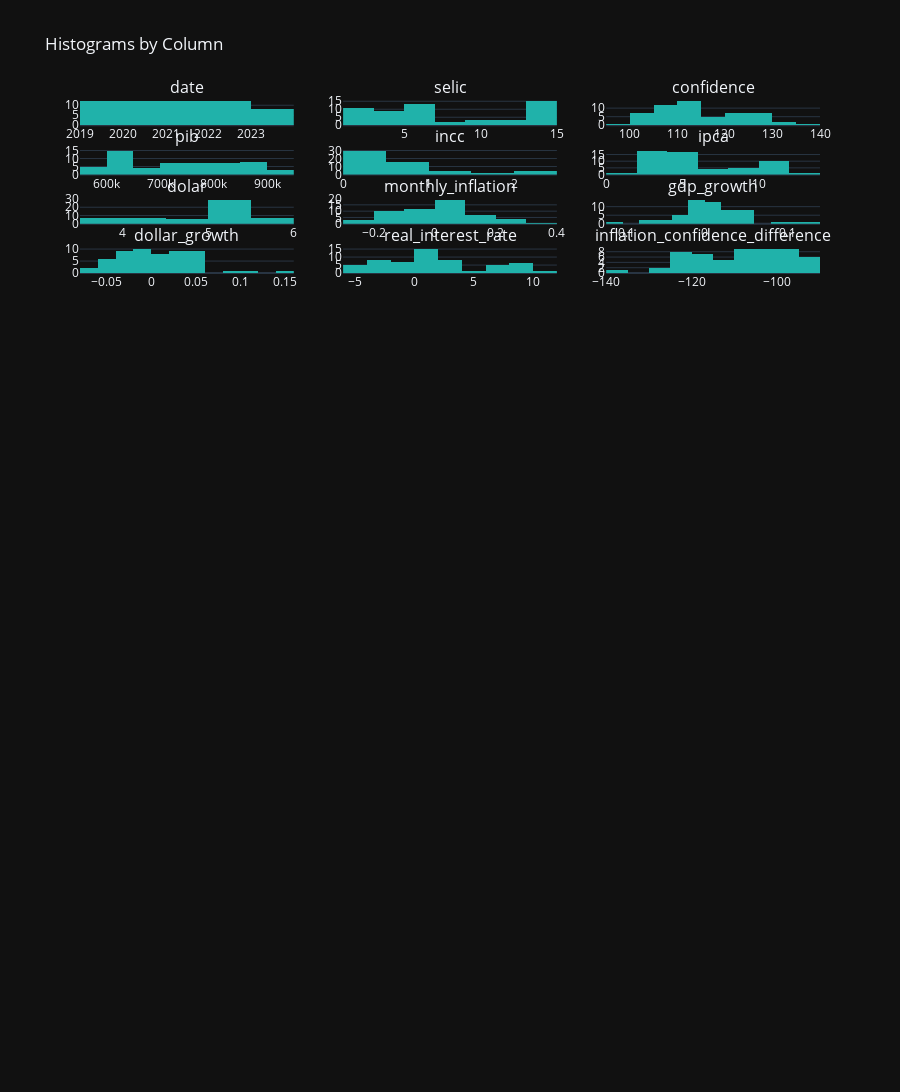

Notebook code cell kept with this figure:
### Markdown cell above
### Histogram

### Code cell
subplot_titles = [str(col) for col in df_macroeconomic_book]
columns_per_row = 3

num_rows = len(df_macroeconomic_book) // columns_per_row + (len(df_macroeconomic_book) % columns_per_row > 0)
fig = sp.make_subplots(rows=num_rows, cols=columns_per_row, subplot_titles=subplot_titles)

for i, column in enumerate(df_macroeconomic_book):
    row = i // columns_per_row + 1
    col = i % columns_per_row + 1
    
    fig.add_trace(go.Histogram(x=df_macroeconomic_book[column], name=column, marker_color='lightseagreen'), row=row, col=col)

fig.update_layout(title='Histograms by Column', height=300 * num_rows, showlegend=False, template='plotly_dark')
fig.show()

### Figure 1 — Plotly figure (JSON) as saved in the notebook; plotly's stock layout.template omitted (floating-point values rounded to 4 significant figures)
{"data": [{"marker": {"color": "lightseagreen"}, "name": "date", "type": "histogram", "x": ["2019-01-31", "2019-02-28", "2019-03-31", "2019-04-30", "2019-05-31", "2019-06-30", "2019-07-31", "2019-08-31", "2019-09-30", "2019-10-31", "2019-11-30", "2019-12-31", "2020-01-31", "2020-02-29", "2020-03-31", "2020-04-30", "2020-05-31", "2020-06-30", "2020-07-31", "2020-08-31", "2020-09-30", "2020-10-31", "2020-11-30", "2020-12-31", "2021-01-31", "2021-02-28", "2021-03-31", "2021-04-30", "2021-05-31", "2021-06-30", "2021-07-31", "2021-08-31", "2021-09-30", "2021-10-31", "2021-11-30", "2021-12-31", "2022-01-31", "2022-02-28", "2022-03-31", "2022-04-30", "2022-05-31", "2022-06-30", "2022-07-31", "2022-08-31", "2022-09-30", "2022-10-31", "2022-11-30", "2022-12-31", "2023-01-31", "2023-02-28", "2023-03-31", "2023-04-30", "2023-05-31", "2023-06-30", "2023-07-31", "2023-08-31"], "xaxis": "x", "yaxis": "y"}, {"marker": {"color": "lightseagreen"}, "name": "selic", "type": "histogram", "x": [6.5, 6.5, 6.5, 6.5, 6.5, 6.5, 6.5, 6, 5.5, 5, 5, 4.5, 4.5, 4.25, 3.75, 3.75, 3, 2.25, 2.25, 2, 2, 2, 2, 2, 2, 2, 2.75, 2.75, 3.5, 4.25, 4.25, 5.25, 6.25, 7.75, 7.75, 9.25, 9.25, 10.75, 11.75, 11.75, 12.75, 13.25, 13.25, 13.75, 13.75, 13.75, 13.75, 13.75, 13.75, 13.75, 13.75, 13.75, 13.75, 13.75, 13.75, 13.25], "xaxis": "x2", "yaxis": "y2"}, {"marker": {"color": "lightseagreen"}, "name": "confidence", "type": "histogram", "x": [128.6, 139.4, 125.5, 121.7, 117.0, 107.4, 110.9, 114.6, 112.2, 111.8, 118.6, 121.3, 121.3, 131.8, 124.6, 112.0, 96.82, 100.4, 102.8, 102.6, 108.4, 107.6, 111.7, 111.7, 116.1, 116.2, 112.9, 105.0, 105.9, 107.3, 111.0, 112.0, 114.7, 109.4, 109.3, 112, 108.3, 104.0, 105.1, 104.3, 105.9, 103.6, 105.6, 106.8, 111.5, 114.2, 116.8, 122.8, 125.4, 128.8, 127.4, 125.1, 122.2, 125.3, 124.5, 131.0], "xaxis": "x3", "yaxis": "y3"}, {"marker": {"color": "lightseagreen"}, "name": "pib", "type": "histogram", "x": [578200.0, 576100.0, 601700.0, 612900.0, 615300.0, 596900.0, 631900.0, 629500.0, 619100.0, 650400.0, 639100.0, 637900.0, 615500.0, 620000.0, 637800.0, 569300.0, 579300.0, 608900.0, 645168, 637700.0, 646800.0, 670157, 676200.0, 702600.0, 677300.0, 706500.0, 768900.0, 733600.0, 724321, 724110, 754400.0, 753700.0, 746400.0, 755400.0, 771500.0, 782600.0, 722800.0, 754100.0, 838800.0, 819800.0, 826100.0, 826000.0, 852900.0, 854000.0, 836700.0, 856400.0, 859800.0, 867900.0, 804200.0, 824700.0, 927600.0, 886200.0, 884231, 880700.0, 909600.0, 912900.0], "xaxis": "x4", "yaxis": "y4"}, {"marker": {"color": "lightseagreen"}, "name": "incc", "type": "histogram", "x": [0.49, 0.09, 0.31, 0.38, 0.03, 0.88, 0.58, 0.42, 0.46, 0.18, 0.04, 0.21, 0.38, 0.33, 0.26, 0.22, 0.2, 0.34, 1.17, 0.72, 1.16, 1.73, 1.28, 0.7, 0.89, 1.89, 1.3, 0.9, 2.22, 2.16, 0.85, 0.46, 0.51, 0.86, 0.67, 0.35, 0.71, 0.38, 0.86, 0.95, 2.28, 2.14, 0.86, 0.09, 0.09, 0.12, 0.36, 0.09, 0.46, 0.05, 0.3, 0.14, 0.59, 0.71, 0.1, 0.17], "xaxis": "x5", "yaxis": "y5"}, {"marker": {"color": "lightseagreen"}, "name": "ipca", "type": "histogram", "x": [3.78, 3.89, 4.58, 4.94, 4.66, 3.37, 3.22, 3.43, 2.89, 2.54, 3.27, 4.31, 4.19, 4.01, 3.3, 2.4, 1.88, 2.13, 2.31, 2.44, 3.14, 3.92, 4.31, 4.52, 4.56, 5.2, 6.1, 6.76, 8.06, 8.35, 8.99, 9.68, 10.25, 10.67, 10.74, 10.06, 10.38, 10.54, 11.3, 12.13, 11.73, 11.89, 10.07, 8.73, 7.17, 6.47, 5.9, 5.79, 5.77, 5.6, 4.65, 4.18, 3.94, 3.16, 3.99, 4.61], "xaxis": "x6", "yaxis": "y6"}, {"marker": {"color": "lightseagreen"}, "name": "dolar", "type": "histogram", "x": [3.651, 3.738, 3.896, 3.945, 3.94, 3.832, 3.764, 4.138, 4.164, 4.003, 4.223, 4.03, 4.269, 4.498, 5.198, 5.426, 5.426, 5.475, 5.203, 5.471, 5.64, 5.771, 5.331, 5.196, 5.475, 5.53, 5.697, 5.403, 5.232, 5.002, 5.121, 5.143, 5.439, 5.642, 5.619, 5.58, 5.357, 5.139, 4.737, 4.918, 4.728, 5.237, 5.188, 5.178, 5.406, 5.256, 5.293, 5.217, 5.099, 5.207, 5.08, 5.0, 5.095, 4.819, 4.741, 4.921], "xaxis": "x7", "yaxis": "y7"}, {"marker": {"color": "lightseagreen"}, "name": "monthly_inflation", "type": "histogram", "x": [-0.1119, 0.0291, 0.1774, 0.0786, -0.05668, -0.2768, -0.04451, 0.06522, -0.1574, -0.1211, 0.2874, 0.318, -0.02784, -0.04296, -0.1771, -0.2727, -0.2167, 0.133, 0.08451, 0.05628, 0.2869, 0.2484, 0.09949, 0.04872, 0.00885, 0.1404, 0.1731, 0.1082, 0.1923, 0.03598, 0.07665, 0.07675, 0.05888, 0.04098, 0.00656, -0.06331, 0.03181, 0.01541, 0.07211, 0.07345, -0.03298, 0.01364, -0.1531, -0.1331, -0.1787, -0.09763, -0.0881, -0.01864, -0.003454, -0.02946, -0.1696, -0.1011, -0.05742, -0.198, 0.2627, 0.1554], "xaxis": "x8", "yaxis": "y8"}, {"marker": {"color": "lightseagreen"}, "name": "gdp_growth", "type": "histogram", "x": [-0.01576, -0.003675, 0.04454, 0.01856, 0.003894, -0.02988, 0.05862, -0.003766, -0.01656, 0.05048, -0.01728, -0.001912, -0.03505, 0.00732, 0.02864, -0.1074, 0.01768, 0.05102, 0.05957, -0.01158, 0.01433, 0.03605, 0.009037, 0.03903, -0.036, 0.04303, 0.08832, -0.04583, -0.01267, -0.0002913, 0.04187, -0.0009825, -0.009694, 0.01208, 0.02138, 0.01438, -0.07641, 0.04322, 0.1124, -0.02272, 0.007682, -3.499e-05, 0.03255, 0.00131, -0.02028, 0.02359, 0.003861, 0.009508, -0.07342, 0.02554, 0.1247, -0.04459, -0.002254, -0.003997, 0.0328, 0.003642], "xaxis": "x9", "yaxis": "y9"}, {"marker": {"color": "lightseagreen"}, "name": "dollar_growth", "type": "histogram", "x": [0.01646, 0.02372, 0.04232, 0.01247, -0.001166, -0.02754, -0.01756, 0.09925, 0.006259, -0.0385, 0.05493, -0.04577, 0.05925, 0.05369, 0.1556, 0.04392, -0.000129, 0.00916, -0.0498, 0.05151, 0.03096, 0.02324, -0.07626, -0.02532, 0.05373, 0.009917, 0.03022, -0.05156, -0.03172, -0.04396, 0.02387, 0.004237, 0.05758, 0.03743, -0.004094, -0.007012, -0.03998, -0.0407, -0.07815, 0.03827, -0.03867, 0.1077, -0.00947, -0.001812, 0.04395, -0.02767, 0.007058, -0.01443, -0.02269, 0.02128, -0.02447, -0.01569, 0.01904, -0.0543, -0.01613, 0.03805], "xaxis": "x10", "yaxis": "y10"}, {"marker": {"color": "lightseagreen"}, "name": "real_interest_rate", "type": "histogram", "x": [2.72, 2.61, 1.92, 1.56, 1.84, 3.13, 3.28, 2.57, 2.61, 2.46, 1.73, 0.19, 0.31, 0.24, 0.45, 1.35, 1.12, 0.12, -0.06, -0.44, -1.14, -1.92, -2.31, -2.52, -2.56, -3.2, -3.35, -4.01, -4.56, -4.1, -4.74, -4.43, -4, -2.92, -2.99, -0.81, -1.13, 0.21, 0.45, -0.38, 1.02, 1.36, 3.18, 5.02, 6.58, 7.28, 7.85, 7.96, 7.98, 8.15, 9.1, 9.57, 9.81, 10.59, 9.76, 8.64], "xaxis": "x11", "yaxis": "y11"}, {"marker": {"color": "lightseagreen"}, "name": "inflation_confidence_difference", "type": "histogram", "x": [-124.9, -135.5, -121.0, -116.8, -112.3, -104.0, -107.7, -111.2, -109.3, -109.3, -115.4, -117.0, -117.1, -127.8, -121.3, -109.6, -94.94, -98.3, -100.5, -100.2, -105.2, -103.7, -107.3, -107.2, -111.5, -111.0, -106.8, -98.19, -97.84, -98.97, -102.0, -102.3, -104.4, -98.7, -98.61, -101.9, -97.97, -93.51, -93.82, -92.22, -94.14, -91.71, -95.51, -98.03, -104.3, -107.8, -110.9, -117.0, -119.6, -123.2, -122.8, -120.9, -118.3, -122.1, -120.5, -126.4], "xaxis": "x12", "yaxis": "y12"}], "layout": {"annotations": [{"font": {"size": 16}, "showarrow": false, "text": "date", "x": 0.1444, "xanchor": "center", "xref": "paper", "y": 1, "yanchor": "bottom", "yref": "paper"}, {"font": {"size": 16}, "showarrow": false, "text": "selic", "x": 0.5, "xanchor": "center", "xref": "paper", "y": 1, "yanchor": "bottom", "yref": "paper"}, {"font": {"size": 16}, "showarrow": false, "text": "confidence", "x": 0.8556, "xanchor": "center", "xref": "paper", "y": 1, "yanchor": "bottom", "yref": "paper"}, {"font": {"size": 16}, "showarrow": false, "text": "pib", "x": 0.1444, "xanchor": "center", "xref": "paper", "y": 0.946, "yanchor": "bottom", "yref": "paper"}, {"font": {"size": 16}, "showarrow": false, "text": "incc", "x": 0.5, "xanchor": "center", "xref": "paper", "y": 0.946, "yanchor": "bottom", "yref": "paper"}, {"font": {"size": 16}, "showarrow": false, "text": "ipca", "x": 0.8556, "xanchor": "center", "xref": "paper", "y": 0.946, "yanchor": "bottom", "yref": "paper"}, {"font": {"size": 16}, "showarrow": false, "text": "dolar", "x": 0.1444, "xanchor": "center", "xref": "paper", "y": 0.892, "yanchor": "bottom", "yref": "paper"}, {"font": {"size": 16}, "showarrow": false, "text": "monthly_inflation", "x": 0.5, "xanchor": "center", "xref": "paper", "y": 0.892, "yanchor": "bottom", "yref": "paper"}, {"font": {"size": 16}, "showarrow": false, "text": "gdp_growth", "x": 0.8556, "xanchor": "center", "xref": "paper", "y": 0.892, "yanchor": "bottom", "yref": "paper"}, {"font": {"size": 16}, "showarrow": false, "text": "dollar_growth", "x": 0.1444, "xanchor": "center", "xref": "paper", "y": 0.838, "yanchor": "bottom", "yref": "paper"}, {"font": {"size": 16}, "showarrow": false, "text": "real_interest_rate", "x": 0.5, "xanchor": "center", "xref": "paper", "y": 0.838, "yanchor": "bottom", "yref": "paper"}, {"font": {"size": 16}, "showarrow": false, "text": "inflation_confidence_difference", "x": 0.8556, "xanchor": "center", "xref": "paper", "y": 0.838, "yanchor": "bottom", "yref": "paper"}], "height": 5700, "showlegend": false, "title": {"text": "Histograms by Column"}, "xaxis": {"anchor": "y", "domain": [0, 0.2889]}, "xaxis10": {"anchor": "y10", "domain": [0, 0.2889]}, "xaxis11": {"anchor": "y11", "domain": [0.3556, 0.6444]}, "xaxis12": {"anchor": "y12", "domain": [0.7111, 1]}, "xaxis13": {"anchor": "y13", "domain": [0, 0.2889]}, "xaxis14": {"anchor": "y14", "domain": [0.3556, 0.6444]}, "xaxis15": {"anchor": "y15", "domain": [0.7111, 1]}, "xaxis16": {"anchor": "y16", "domain": [0, 0.2889]}, "xaxis17": {"anchor": "y17", "domain": [0.3556, 0.6444]}, "xaxis18": {"anchor": "y18", "domain": [0.7111, 1]}, "xaxis19": {"anchor": "y19", "domain": [0, 0.2889]}, "xaxis2": {"anchor": "y2", "domain": [0.3556, 0.6444]}, "xaxis20": {"anchor": "y20", "domain": [0.3556, 0.6444]}, "xaxis21": {"anchor": "y21", "domain": [0.7111, 1]}, "xaxis22": {"anchor": "y22", "domain": [0, 0.2889]}, "xaxis23": {"anchor": "y23", "domain": [0.3556, 0.6444]}, "xaxis24": {"anchor": "y24", "domain": [0.7111, 1]}, "xaxis25": {"anchor": "y25", "domain": [0, 0.2889]}, "xaxis26": {"anchor": "y26", "domain": [0.3556, 0.6444]}, "xaxis27": {"anchor": "y27", "domain": [0.7111, 1]}, "xaxis28": {"anchor": "y28", "domain": [0, 0.2889]}, "xaxis29": {"anchor": "y29", "domain": [0.3556, 0.6444]}, "xaxis3": {"anchor": "y3", "domain": [0.7111, 1]}, "xaxis30": {"anchor": "y30", "domain": [0.7111, 1]}, "xaxis31": {"anchor": "y31", "domain": [0, 0.2889]}, "xaxis32": {"anchor": "y32", "domain": [0.3556, 0.6444]}, "xaxis33": {"anchor": "y33", "domain": [0.7111, 1]}, "xaxis34": {"anchor": "y34", "domain": [0, 0.2889]}, "xaxis35": {"anchor": "y35", "domain": [0.3556, 0.6444]}, "xaxis36": {"anchor": "y36", "domain": [0.7111, 1]}, "xaxis37": {"anchor": "y37", "domain": [0, 0.2889]}, "xaxis38": {"anchor": "y38", "domain": [0.3556, 0.6444]}, "xaxis39": {"anchor": "y39", "domain": [0.7111, 1]}, "xaxis4": {"anchor": "y4", "domain": [0, 0.2889]}, "xaxis40": {"anchor": "y40", "domain": [0, 0.2889]}, "xaxis41": {"anchor": "y41", "domain": [0.3556, 0.6444]}, "xaxis42": {"anchor": "y42", "domain": [0.7111, 1]}, "xaxis43": {"anchor": "y43", "domain": [0, 0.2889]}, "xaxis44": {"anchor": "y44", "domain": [0.3556, 0.6444]}, "xaxis45": {"anchor": "y45", "domain": [0.7111, 1]}, "xaxis46": {"anchor": "y46", "domain": [0, 0.2889]}, "xaxis47": {"anchor": "y47", "domain": [0.3556, 0.6444]}, "xaxis48": {"anchor": "y48", "domain": [0.7111, 1]}, "xaxis49": {"anchor": "y49", "domain": [0, 0.2889]}, "xaxis5": {"anchor": "y5", "domain": [0.3556, 0.6444]}, "xaxis50": {"anchor": "y50", "domain": [0.3556, 0.6444]}, "xaxis51": {"anchor": "y51", "domain": [0.7111, 1]}, "xaxis52": {"anchor": "y52", "domain": [0, 0.2889]}, "xaxis53": {"anchor": "y53", "domain": [0.3556, 0.6444]}, "xaxis54": {"anchor": "y54", "domain": [0.7111, 1]}, "xaxis55": {"anchor": "y55", "domain": [0, 0.2889]}, "xaxis56": {"anchor": "y56", "domain": [0.3556, 0.6444]}, "xaxis57": {"anchor": "y57", "domain": [0.7111, 1]}, "xaxis6": {"anchor": "y6", "domain": [0.7111, 1]}, "xaxis7": {"anchor": "y7", "domain": [0, 0.2889]}, "xaxis8": {"anchor": "y8", "domain": [0.3556, 0.6444]}, "xaxis9": {"anchor": "y9", "domain": [0.7111, 1]}, "yaxis": {"anchor": "x", "domain": [0.9723, 1]}, "yaxis10": {"anchor": "x10", "domain": [0.8102, 0.838]}, "yaxis11": {"anchor": "x11", "domain": [0.8102, 0.838]}, "yaxis12": {"anchor": "x12", "domain": [0.8102, 0.838]}, "yaxis13": {"anchor": "x13", "domain": [0.7562, 0.7839]}, "yaxis14": {"anchor": "x14", "domain": [0.7562, 0.7839]}, "yaxis15": {"anchor": "x15", "domain": [0.7562, 0.7839]}, "yaxis16": {"anchor": "x16", "domain": [0.7022, 0.7299]}, "yaxis17": {"anchor": "x17", "domain": [0.7022, 0.7299]}, "yaxis18": {"anchor": "x18", "domain": [0.7022, 0.7299]}, "yaxis19": {"anchor": "x19", "domain": [0.6482, 0.6759]}, "yaxis2": {"anchor": "x2", "domain": [0.9723, 1]}, "yaxis20": {"anchor": "x20", "domain": [0.6482, 0.6759]}, "yaxis21": {"anchor": "x21", "domain": [0.6482, 0.6759]}, "yaxis22": {"anchor": "x22", "domain": [0.5942, 0.6219]}, "yaxis23": {"anchor": "x23", "domain": [0.5942, 0.6219]}, "yaxis24": {"anchor": "x24", "domain": [0.5942, 0.6219]}, "yaxis25": {"anchor": "x25", "domain": [0.5402, 0.5679]}, "yaxis26": {"anchor": "x26", "domain": [0.5402, 0.5679]}, "yaxis27": {"anchor": "x27", "domain": [0.5402, 0.5679]}, "yaxis28": {"anchor": "x28", "domain": [0.4861, 0.5139]}, "yaxis29": {"anchor": "x29", "domain": [0.4861, 0.5139]}, "yaxis3": {"anchor": "x3", "domain": [0.9723, 1]}, "yaxis30": {"anchor": "x30", "domain": [0.4861, 0.5139]}, "yaxis31": {"anchor": "x31", "domain": [0.4321, 0.4598]}, "yaxis32": {"anchor": "x32", "domain": [0.4321, 0.4598]}, "yaxis33": {"anchor": "x33", "domain": [0.4321, 0.4598]}, "yaxis34": {"anchor": "x34", "domain": [0.3781, 0.4058]}, "yaxis35": {"anchor": "x35", "domain": [0.3781, 0.4058]}, "yaxis36": {"anchor": "x36", "domain": [0.3781, 0.4058]}, "yaxis37": {"anchor": "x37", "domain": [0.3241, 0.3518]}, "yaxis38": {"anchor": "x38", "domain": [0.3241, 0.3518]}, "yaxis39": {"anchor": "x39", "domain": [0.3241, 0.3518]}, "yaxis4": {"anchor": "x4", "domain": [0.9183, 0.946]}, "yaxis40": {"anchor": "x40", "domain": [0.2701, 0.2978]}, "yaxis41": {"anchor": "x41", "domain": [0.2701, 0.2978]}, "yaxis42": {"anchor": "x42", "domain": [0.2701, 0.2978]}, "yaxis43": {"anchor": "x43", "domain": [0.2161, 0.2438]}, "yaxis44": {"anchor": "x44", "domain": [0.2161, 0.2438]}, "yaxis45": {"anchor": "x45", "domain": [0.2161, 0.2438]}, "yaxis46": {"anchor": "x46", "domain": [0.162, 0.1898]}, "yaxis47": {"anchor": "x47", "domain": [0.162, 0.1898]}, "yaxis48": {"anchor": "x48", "domain": [0.162, 0.1898]}, "yaxis49": {"anchor": "x49", "domain": [0.108, 0.1357]}, "yaxis5": {"anchor": "x5", "domain": [0.9183, 0.946]}, "yaxis50": {"anchor": "x50", "domain": [0.108, 0.1357]}, "yaxis51": {"anchor": "x51", "domain": [0.108, 0.1357]}, "yaxis52": {"anchor": "x52", "domain": [0.05402, 0.08172]}, "yaxis53": {"anchor": "x53", "domain": [0.05402, 0.08172]}, "yaxis54": {"anchor": "x54", "domain": [0.05402, 0.08172]}, "yaxis55": {"anchor": "x55", "domain": [0, 0.0277]}, "yaxis56": {"anchor": "x56", "domain": [0, 0.0277]}, "yaxis57": {"anchor": "x57", "domain": [0, 0.0277]}, "yaxis6": {"anchor": "x6", "domain": [0.9183, 0.946]}, "yaxis7": {"anchor": "x7", "domain": [0.8643, 0.892]}, "yaxis8": {"anchor": "x8", "domain": [0.8643, 0.892]}, "yaxis9": {"anchor": "x9", "domain": [0.8643, 0.892]}}}
